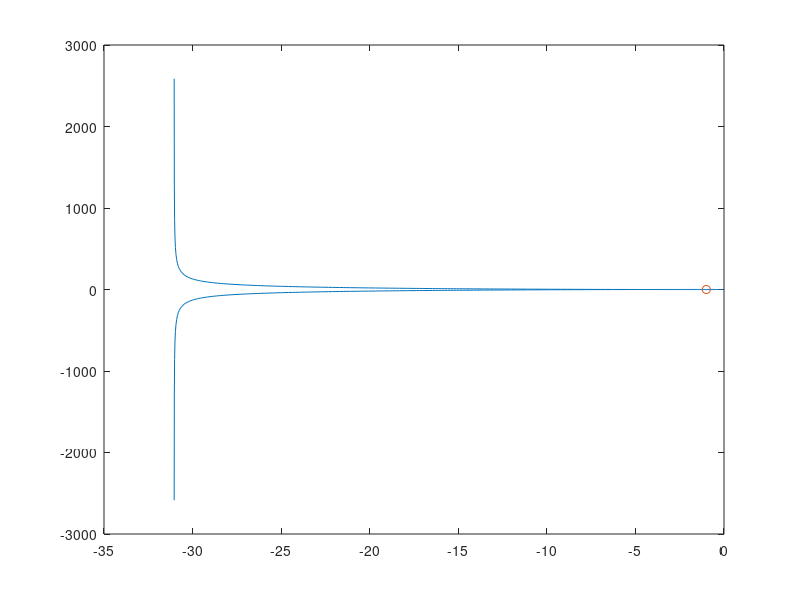

Write the MATLAB code that produced this figure.
N = 2001;
Omega = linspace(0, 2*pi, N);
z = exp(1i*Omega(2:N-1)); % exclude omega = 0, 2pi for poles on unit circle

% H = (z)./((z-1).*(z-0.5));
K = 1;
%H = K*(z+0.2).*(z+0.5)./((z-1).*(z-0.5));
% H = (z)./((z-1).*(z.^2-z+0.5));
H= K*(( z - 0.5 ) ./ ( z - 1 ) ) .* ( ( z + 0.95) ./ ( z.^2 - 1.3* z + 0.42 ) ) ;

plot(real(H), imag(H))

% xlim([-9, 1])
% ylim([-3, 3])

hold on
plot(-1, 0, 'o')
hold off
